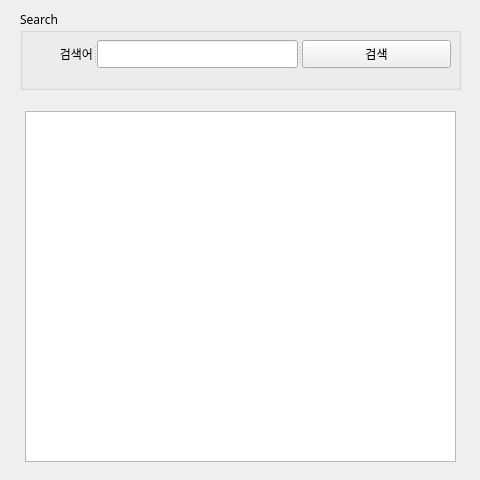
<?xml version="1.0" encoding="UTF-8"?>
<ui version="4.0">
 <class>Form</class>
 <widget class="QWidget" name="Form">
  <property name="geometry">
   <rect>
    <x>0</x>
    <y>0</y>
    <width>480</width>
    <height>480</height>
   </rect>
  </property>
  <property name="sizePolicy">
   <sizepolicy hsizetype="Fixed" vsizetype="Fixed">
    <horstretch>0</horstretch>
    <verstretch>0</verstretch>
   </sizepolicy>
  </property>
  <property name="font">
   <font>
    <family>나눔스퀘어라운드 Regular</family>
   </font>
  </property>
  <property name="windowTitle">
   <string>네이버 뉴스 검색</string>
  </property>
  <property name="windowIcon">
   <iconset>
    <normaloff>naver_icon.png</normaloff>naver_icon.png</iconset>
  </property>
  <widget class="QGroupBox" name="groupBox">
   <property name="geometry">
    <rect>
     <x>20</x>
     <y>10</y>
     <width>441</width>
     <height>80</height>
    </rect>
   </property>
   <property name="title">
    <string>Search</string>
   </property>
   <widget class="QSplitter" name="splitter">
    <property name="geometry">
     <rect>
      <x>10</x>
      <y>30</y>
      <width>421</width>
      <height>28</height>
     </rect>
    </property>
    <property name="orientation">
     <enum>Qt::Horizontal</enum>
    </property>
    <widget class="QLabel" name="label">
     <property name="text">
      <string>검색어</string>
     </property>
     <property name="alignment">
      <set>Qt::AlignRight|Qt::AlignTrailing|Qt::AlignVCenter</set>
     </property>
    </widget>
    <widget class="QLineEdit" name="txtSearch"/>
    <widget class="QPushButton" name="btnSearch">
     <property name="text">
      <string>검색</string>
     </property>
    </widget>
   </widget>
  </widget>
  <widget class="QTableWidget" name="tblResult">
   <property name="geometry">
    <rect>
     <x>25</x>
     <y>111</y>
     <width>431</width>
     <height>351</height>
    </rect>
   </property>
  </widget>
 </widget>
 <resources/>
 <connections/>
</ui>
